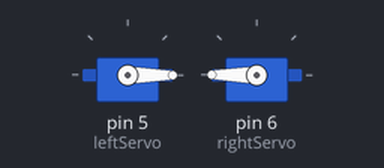
Recording of a sketch running on a simulated Arduino Nano, built with avr-gcc and run on an emulated ATmega328P. On the bench: 2 × servo.

Above: at 2.05 s.
At 6.0 s:
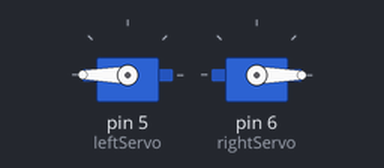
Timing chart, 0 to 7.2 s (numbered marks = the images above):
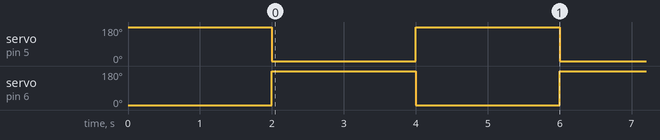

Measured:
- by itself, servo on pin 5 (leftServo), servo on pin 6 (rightServo): alternates 180° for 2.0 s and 0° for 2.0 s

The sketch:

servoCalibration.ino
```cpp
#include <Servo.h>

Servo leftServo;
Servo rightServo;

void setup() {
  leftServo.attach(5);
  rightServo.attach(6);

  leftServo.write(180);
  rightServo.write(0);

  delay(2000);
}

void loop() {
  leftServo.write(0);
  rightServo.write(180);

  delay(2000);

  leftServo.write(180);
  rightServo.write(0);

  delay(2000);
}
```
